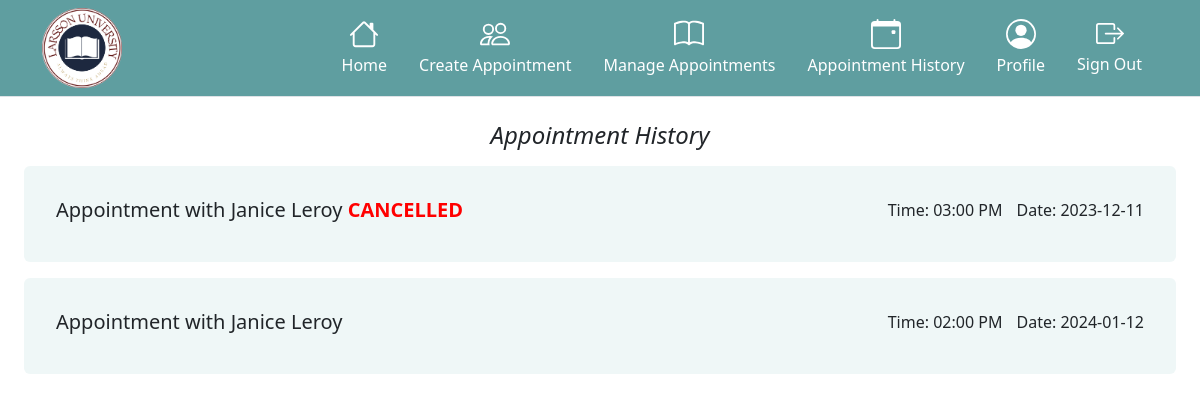
/studentAppointmentHistoryPage.php (signed in), run on the app's committed database.
### tables this page shows
CREATE TABLE `appointments` (
  `appointmentID` int(11) NOT NULL,
  `studentID` int(11) NOT NULL,
  `therapistID` int(11) NOT NULL,
  `requestID` int(11) NOT NULL,
  `date` date NOT NULL,
  `time` time(6) NOT NULL,
  `status` varchar(150) DEFAULT NULL
);

CREATE TABLE `therapists` (
  `therapistID` int(11) NOT NULL,
  `first_name` varchar(150) NOT NULL,
  `last_name` varchar(150) NOT NULL,
  `expertise` varchar(150) NOT NULL,
  `room` varchar(150) NOT NULL,
  `emailAddress` varchar(150) NOT NULL,
  `password` varchar(150) NOT NULL,
  `therapist_image` varchar(150) DEFAULT NULL
);

### studentAppointmentHistoryPage.php (the view, shortened to what this page needs)
<?php
require_once "config.php";
$studentID = $_SESSION['user_id'];
$query = "SELECT a.*, t.first_name, t.last_name
          FROM appointments a
          JOIN therapists t ON a.therapistID = t.therapistID
          WHERE a.studentID = ?";
$stmt = mysqli_prepare($link, $query);
mysqli_stmt_bind_param($stmt, "i", $studentID);
mysqli_stmt_execute($stmt);
$allAppointments = mysqli_stmt_get_result($stmt);
?>
<!DOCTYPE html>
<html lang="en">
<head>
    <link rel="stylesheet" href="style.css">
    <link href="https://cdn.jsdelivr.net/npm/bootstrap@5.3.2/dist/css/bootstrap.min.css" rel="stylesheet">
</head>
<body>
    <header>
        <nav>
            <div class="px-3 py-2 border-bottom navBar">
                <div class="container">
                  <div class="d-flex flex-wrap align-items-center justify-content-center justify-content-lg-start">
                    <a href="studentHomepage.php" class="d-flex align-items-center my-2 my-lg-0 me-lg-auto text-white text-decoration-none">
                      <img src="Images/solidLogo.png" style="height: 60pt;">
                    </a>
                    <ul class="nav col-12 col-lg-auto my-2 justify-content-center my-md-0 text-small navIcons">
                      <li>
                        <a href="studentHomepage.php" class="nav-link text-white">
                          Home
                        </a>
                      </li>
                      <li>
                        <a href="studentCreateAppointmentsPage.php" class="nav-link text-white">
                          Create Appointment
                        </a>
                      </li>
                      <li>
                        <a href="studentManageAppointmentsPage.php" class="nav-link text-white">
                          Manage Appointments
                        </a>
                      </li>
                      <li>
                        <a href="#" class="nav-link text-white">
                          Appointment History
                        </a>
                      </li>
                      <li>
                        <a href="studentProfilePage.php" class="nav-link text-white">
                          Profile
                        </a>
                      </li>
                      <li>
                        <a href="logoutPage.php" class="nav-link text-white">
                          Sign Out
                        </a>
                      </li>
                    </ul>
                  </div>
                </div>
              </div>
        </nav>
    </header>
    <div class="p-4 mb-3 bg-body-white rounded">
        <h4 class="fst-italic" style="text-align: center;">Appointment History</h4>
        <?php while ($row = mysqli_fetch_assoc($allAppointments)) { ?>
          <div class="rounded mt-3 appointmentBox historyBox">
            <div class="row">
              <div class="col-sm-6">
              <h5>Appointment with <?php echo $row['first_name']; ?> <?php echo $row['last_name']; ?>
              <strong style="color: red; text-transform: uppercase;"><?php echo $row['status']; ?></strong></h5>
              </div>
              <div class="col-sm-6 text-end">
                <p style="display: inline; margin-right: 10px;">Time: <?php echo date('h:i A', strtotime($row['time'])); ?></p>
                <p style="display: inline;">Date: <?php echo $row['date']; ?></p>
              </div>
            </div>
          </div>
      <?php } ?>
    </div>
</body>
</html>

### style.css (style rules this page uses)
.navBar { background-color: #5F9EA0; }
.appointmentBox { background-color: #b3d9d935; padding: 1rem; }
.appointmentBox p { margin-top: 15pt; }
.navIcons { display: flex; }
.historyBox { padding: 2rem ; }

### data on the page
appointments: therapistID.first_name "Janice", therapistID.last_name "Leroy", status "CANCELLED", time "03:00 PM", date "2023-12-11"
appointments: therapistID.first_name "Janice", therapistID.last_name "Leroy", time "02:00 PM", date "2024-01-12"
